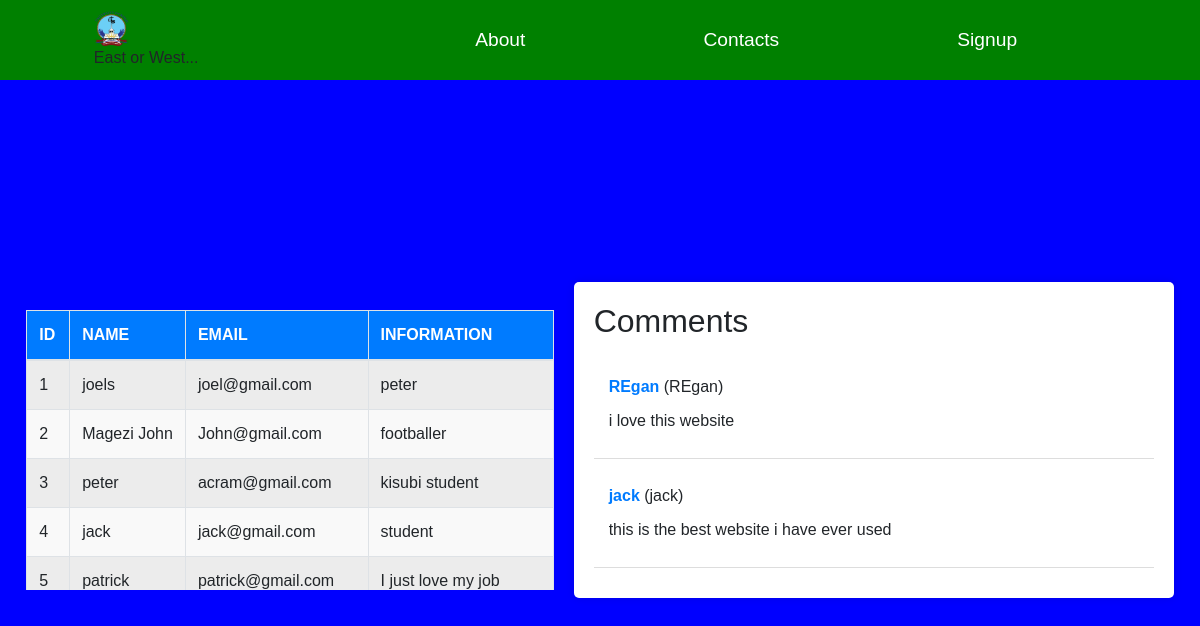
/?p=home, run on the app's committed database.
### tables this page shows
CREATE TABLE `details` (
  `ID` int(11) NOT NULL,
  `NAME` varchar(30) NOT NULL,
  `EMAIL` varchar(50) DEFAULT NULL,
  `INFORMATION` varchar(50) DEFAULT NULL,
  `PWD` varchar(50) DEFAULT NULL
);

CREATE TABLE `personal_views` (
  `Id` int(11) NOT NULL,
  `comment` varchar(50) DEFAULT NULL,
  `name` varchar(30) DEFAULT NULL
);

### home.php (the view, shortened to what this page needs)
<?php
require "backend/conn.php";
$query = "SELECT * FROM details";
$result = mysqli_query($conn, $query);
?>
<article class="slide">
    <div class="table-container">
    <table class="table table-bordered table-hover table-striped">
        <thead>
            <tr>
                <th>ID</th>
                <th>NAME</th>
                <th>EMAIL</th>
                <th>INFORMATION</th>
            </tr>
        </thead>
        <tbody>
            <?php
            if($result -> num_rows > 0){
            while ($rows = $result -> fetch_assoc()) {
                    ?>
                    <tr>
                        <td><?php echo $rows["ID"]; ?></td>
                        <td><?php echo $rows["NAME"]; ?></td>
                        <td><?php echo $rows["EMAIL"]; ?></td>
                        <td><?php echo $rows["INFORMATION"]; ?></td>
                    </tr>
                    <?php
            }
        }else{
            ?>
            <tr align="center">
                <td colspan=4>No data found</td>
            </tr>
            <?php
        }
            ?>
        </tbody>
    </table>
</article>
<div class="comments-container">
    <h2>Comments</h2>
    <div class="comments-list">
        <?php
        require "backend/comm.php";
        $sql = "SELECT name, comment FROM personal_views ORDER BY name DESC";
        $result = $conn->query($sql);
        if ($result->num_rows > 0) {
            while($row = $result->fetch_assoc()) {
                echo "<div class='comment'>";
                echo "<p><strong>" . htmlspecialchars($row["name"]) . "</strong> (" . $row["name"] . ")</p>";
                echo "<p>" . nl2br(htmlspecialchars($row["comment"])) . "</p>";
                echo "</div>";
            }
        } else {
            echo "<p>No comments yet. Be the first to comment!</p>";
        }
        ?>
    </div>
</div>

### header.php (shortened to what this page needs)
<!DOCTYPE html>
<html lang="en">
<head>
    <link href="https://stackpath.bootstrapcdn.com/bootstrap/4.5.2/css/bootstrap.min.css" rel="stylesheet">
</head>
<body class="flex center bdy">

### navigation.php (shortened to what this page needs)
<nav data-menu class="">
    <div class="">
        <div class="logo">
            <img src="images/unik logo.png" alt="">
        </div>
        <div class="motto">East or West...</div>
    </div>
        <?php
            if(isset($_GET['p'])){
                $nav = $_GET['p'].".php";
            }
        ?>
    <div class="others">
        <a href="./?p=about"> About</a>
        <?php
            if(isset($_SESSION['name'])){
        ?>
        <a href="./?p=school"> Home</a>
        <?php
            }else{
        ?>
       <a href="./?p=login"> Contacts</a>
       <a href="./?p=signup"> Signup</a>
        <?php
            }
            ?>
    </div>
</nav>

### index.php (shortened to what this page needs)
<?php
    include "header.php";
?>
<?php require 'navigation.php';?>
<main class="mm">
<?php
    if(file_exists($nav)){
        require $nav;
    }
?>
</main>
<?php
    include "footer.php";
?>

### data on the page
details: ID "1", NAME "joels", EMAIL "joel@gmail.com", INFORMATION "peter"
details: ID "2", NAME "Magezi John", EMAIL "John@gmail.com", INFORMATION "footballer"
details: ID "3", NAME "peter", EMAIL "acram@gmail.com", INFORMATION "kisubi student"
details: ID "4", NAME "jack", EMAIL "jack@gmail.com", INFORMATION "student"
details: ID "5", NAME "patrick", EMAIL "patrick@gmail.com", INFORMATION "I just love my job"
personal_views: name "REgan", comment "i love this website"
personal_views: name "jack", comment "this is the best website i have ever used"
